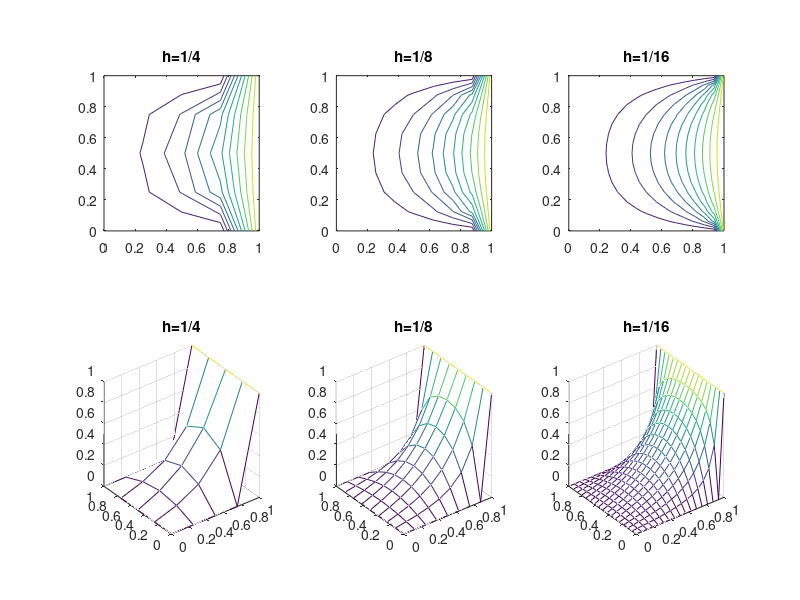
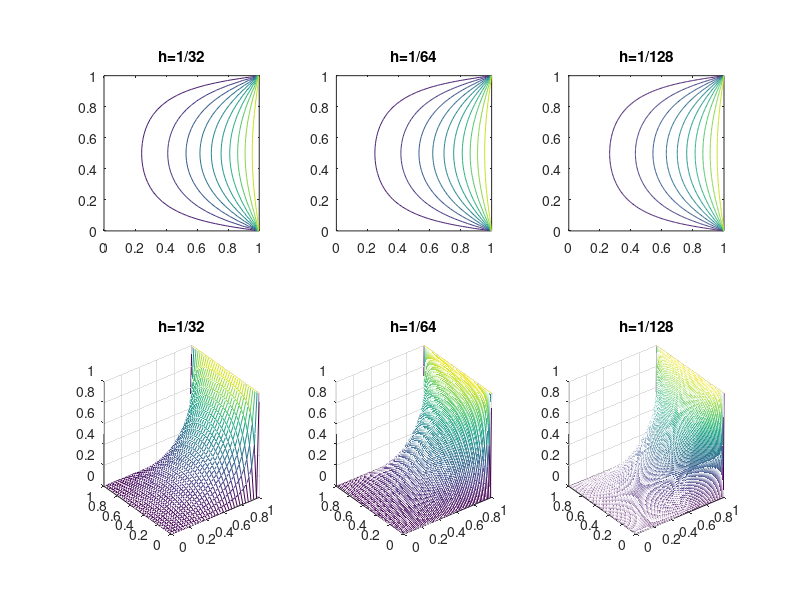

These figures' MATLAB source, in order:
%%%%%%%%%%%%%%%%%%%%%%%%%%%%%%%%%%%%%%%%%%%%%%%%%%%%%%
% Assignment Name:
% Author:
% Date:
%%%%%%%%%%%%%%%%%%%%%%%%%%%%%%%%%%%%%%%%%%%%%%%%%%%%%%

function m385bvp2d
%
% Steady state temperature on the unit square using Jacobi
% Optimized for M1 Mac using vectorization
%
clear;

tol = 10^-4; % set tolerance for stopping criterion

% Create figures to hold the plots
figure(1); % For mesh sizes 1/4, 1/8, 1/16
figure(2); % For mesh sizes 1/32, 1/64, 1/128

% Initialize table to store results
table = zeros(6, 3);


for icase = 1:6
    n = 2^(icase+1)-1; h = 1/(n+1); % mesh size
    x = 0:h:1; y = x; % arrays for plots

    % initialize solution and residual arrays
    w_new = zeros(n+2,n+2);
    w_old = zeros(n+2,n+2);
    res = zeros(n+2,n+2);

    % set nonzero boundary values (vectorized)
    w_new(:,n+2) = 1;
    w_old(:,n+2) = 1;

    % initialize control variables
    ratio = 1;
    k = 0;
    rn = []; % for residual norms

    % start iteration
    while ratio > tol
        k = k+1;
        % compute residual vector (vectorized)
        res(2:n+1,2:n+1) = (4*w_old(2:n+1,2:n+1) - w_old(3:n+2,2:n+1) - ...
                           w_old(1:n,2:n+1) - w_old(2:n+1,3:n+2) - ...
                           w_old(2:n+1,1:n))/h^2;

        % ratio of residual norms (Frobenius norm)
        rn(k) = norm(res,'fro');
        ratio = rn(k)/rn(1);

        % num. solution (vect.)
        w_new(2:n+1,2:n+1) = (w_old(3:n+2,2:n+1) + w_old(1:n,2:n+1) + ...
                             w_old(2:n+1,3:n+2) + w_old(2:n+1,1:n))/4;

        % maintain BC
        w_new(:,n+2) = 1;

        % heat flux (vectorized)
        flux = sum(w_new(:,2));

        % reset numerical solution for next step
        w_old = w_new;
    end

    % store results for output
    table(icase,1) = h;
    table(icase,2) = k;
    table(icase,3) = flux;

    % Select the appropriate figure and subplot based on case number
    if icase <= 3
        figure(1);
        subplot_idx = icase;
    else
        figure(2);
        subplot_idx = icase - 3; % Adjust index for second figure
    end

    % Draw contour plot
    subplot(2,3,subplot_idx);
    contour(x,y,w_new); hold on; axis square; axis([0 1 0 1]); caxis([0 1]);
    string = sprintf('h=1/%d',n+1); title(string);

    % Draw surface plot
    subplot(2,3,3+subplot_idx);
    mesh(x,y,w_new); caxis([0 1]);
    string = sprintf('h=1/%d',n+1); title(string);

    % Print progress to command window
    fprintf('Completed case %d with h = 1/%d (iterations: %d, flux: %.8f)\n', ...
            icase, n+1, k, flux);
end

% Display the results table with convergence analysis
disp('-------------------------------------------------');
disp('| Mesh size (h) | Iterations | Heat Flux        |');
disp('-------------------------------------------------');
for i = 1:6
    fprintf('| 1/%-11d | %-10d | %-16.8f |\n', round(1/table(i,1)), table(i,2), table(i,3));
end
disp('-------------------------------------------------');

% Analyze convergence rate
if size(table,1) > 1
    fprintf('\nConvergence Analysis:\n');
    for i = 2:size(table,1)
        ratio_h = table(i,1)/table(i-1,1);
        ratio_flux = abs(table(i,3) - table(i-1,3))/table(i-1,3);
        order = log(ratio_flux)/log(ratio_h);
        fprintf('Refining from h=1/%d to h=1/%d: Convergence order ≈ %.2f\n', ...
                round(1/table(i-1,1)), round(1/table(i,1)), order);
    end
end

% Return the results table
disp(table);
end
